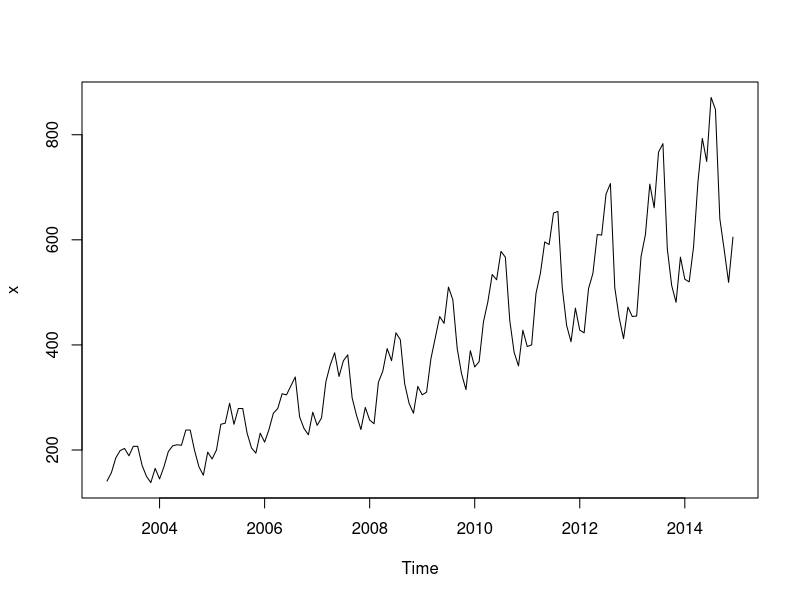
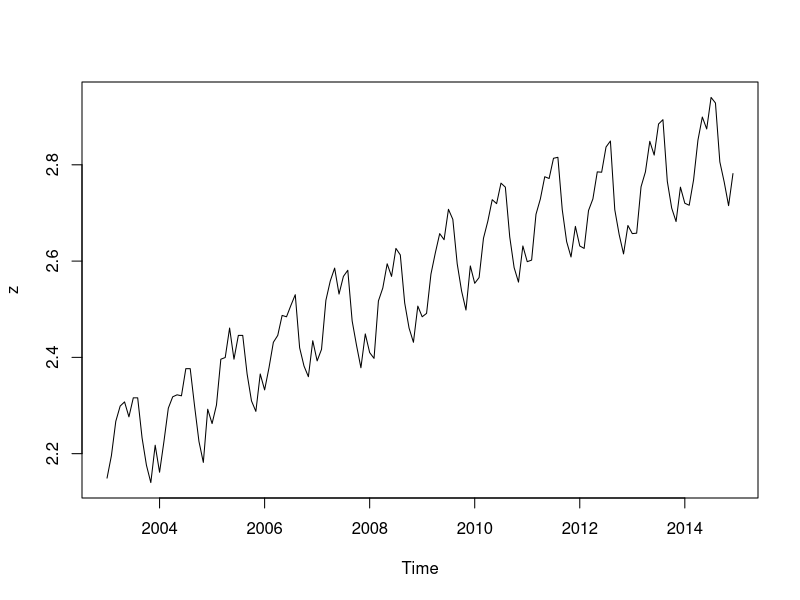
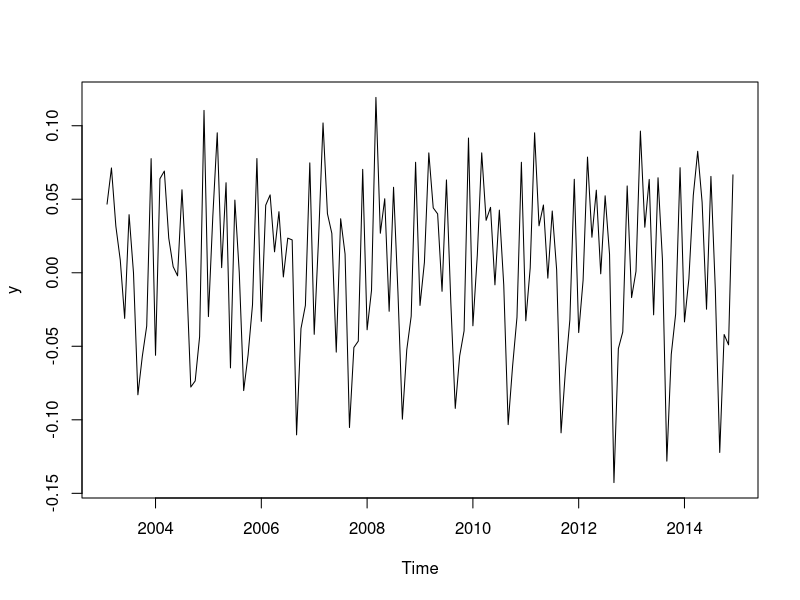
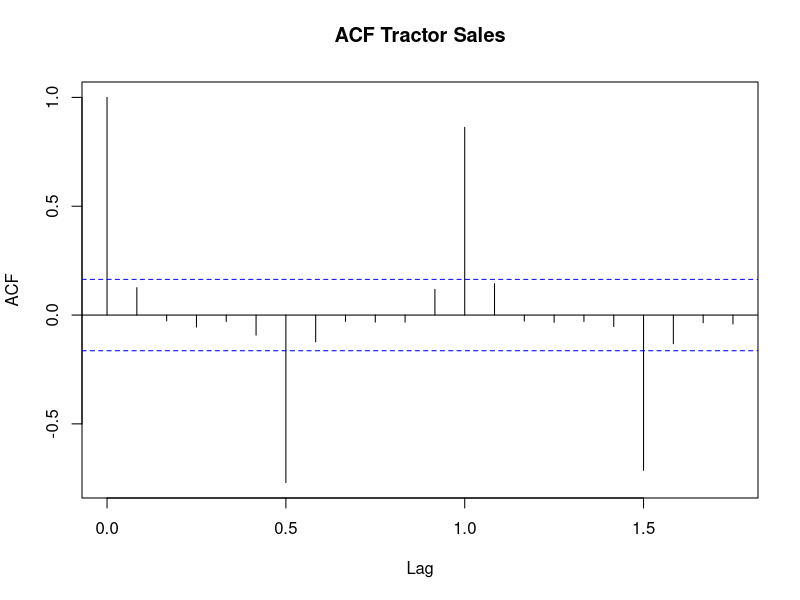
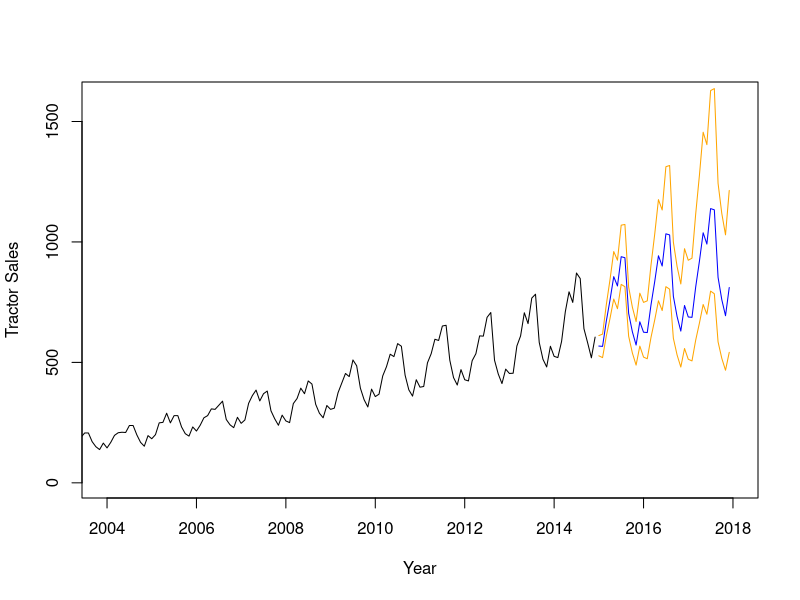

Reproduce these figures in R, in order.
#install.packages('forecast')
library(forecast)

getwd()
setwd("C:\\Users\\P2190101\\Desktop\\NK Personal\\NK Study\\UNCC\\6211 - Advanced BI\\Part V - Time Series")   # Set working directory

data <- read.csv('Tractor-Sales.csv')

str(data)
head(data)

x <- ts(data[,2],start=c(2003,1),frequency = 12) #time series data is matrix - Yt-- convert it to time series
x

plot(x) # increasing trend, Year end decresing and increasing beginning of the year- seasonality, stationary: no constant mean/variance/covariance

#remove variance - homostaticity - make it constant

z<- log10(x)
plot(z) # but still not stationary becuase mean is not constant. 

# do first order differencing to make the constant mean

y<- diff(z)
plot(y) # Still difficult to tell whether its stationary

# do some test to check if its really stationary

acf(y,main='ACF Tractor Sales') # autocorrelation Function
#x- lags y- correlation (-1:+1)

ARIMAFIT<-auto.arima(z, approximation = FALSE,trace=TRUE) #ARIMA(2,1,2)(1,1,1)[12] -> Non seasonal PDQ, Seasonal PDQ, 12 - term period.

#Best model: ARIMA(0,1,1)(0,1,1)[12] -> exponential seasonal model

summary(ARIMAFIT)

pred <- predict(ARIMAFIT,n.ahead = 36) # predict for 36 months

pred # log result so we need to get original number by reversing log

par(mfrow = c(1,1))
plot(x,type='l',xlim=c(2004,2018),ylim=c(1,1600),xlab = 'Year',ylab = 'Tractor Sales')
lines(10^(pred$pred),col='blue') 
lines(10^(pred$pred+2*pred$se),col='orange')
lines(10^(pred$pred-2*pred$se),col='orange')

